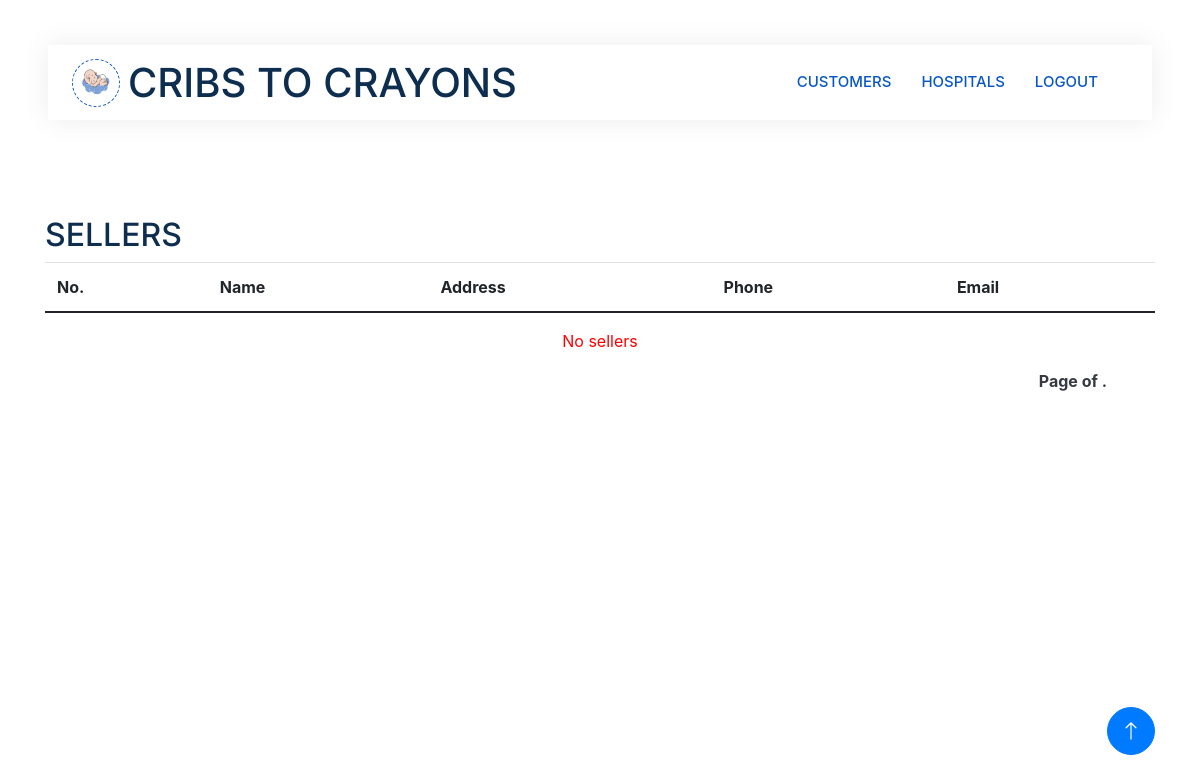
/adminseller (signed in), run on an earlier commit of the app's database.
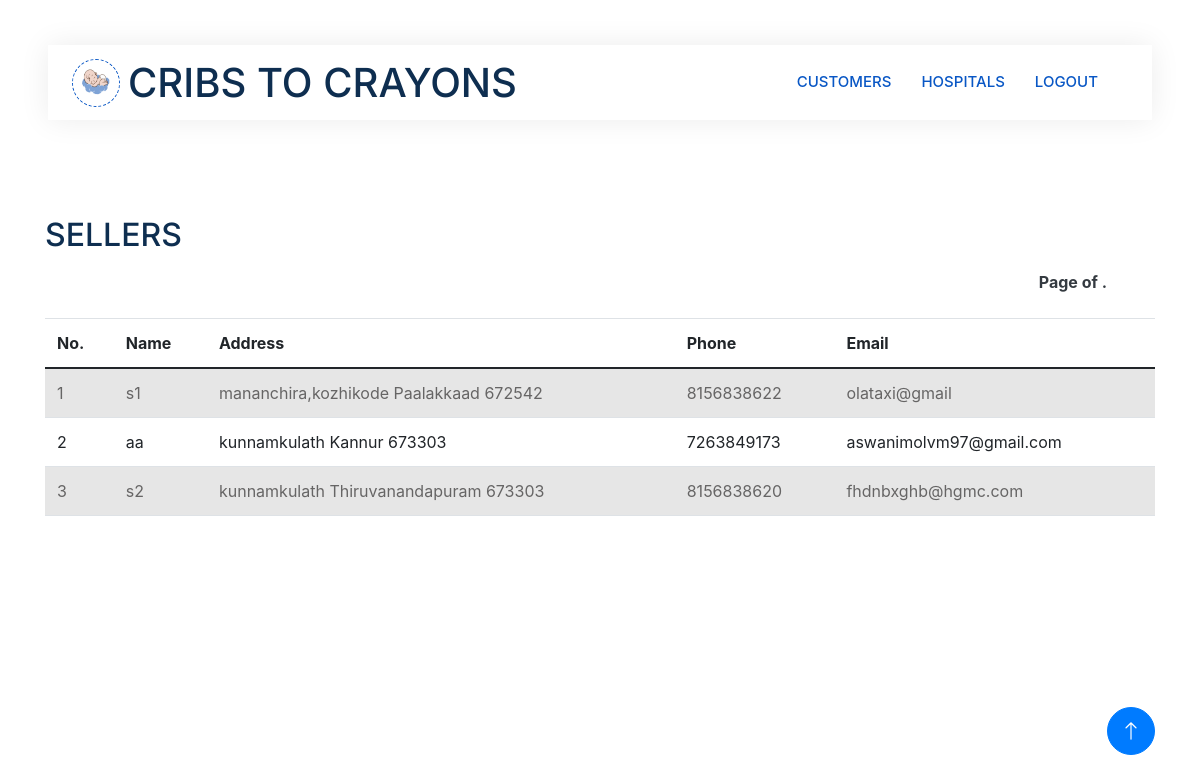
And on a later commit of the database.
### app1/models.py (models this page shows, shortened)
class Seller(models.Model):
    login_id=models.ForeignKey(LoginUser,on_delete=models.CASCADE)
    seller_name=models.CharField(max_length=20)
    street=models.CharField(max_length=50)
    district=models.CharField(max_length=50)
    pincode=models.IntegerField()
    Email=models.EmailField()
    phone=models.IntegerField()

### app1/views.py (the view)
# urls.py: path('adminseller',views.admin_seller,name="adminseller"),
@login_required(login_url='login/')
def admin_seller(request):
    seller_data=Seller.objects.all()
    context={
        'seller':seller_data
    }
    return render(request,'admin/sellerview.html',context)

### template/admin/sellerview.html (shortened to what this page needs)
<!DOCTYPE html>
<html lang="en">
{% load static %}
<head>
    <link rel="stylesheet" href="https://cdnjs.cloudflare.com/ajax/libs/font-awesome/6.5.1/css/all.min.css" />
    <link href="https://cdnjs.cloudflare.com/ajax/libs/font-awesome/5.10.0/css/all.min.css" rel="stylesheet">
    <link href="https://cdn.jsdelivr.net/npm/bootstrap-icons@1.4.1/font/bootstrap-icons.css" rel="stylesheet">
    <link href="{% static 'js/animate.min.css' %}" rel="stylesheet">
    <link href="{% static 'js/owl.carousel.min.css' %}" rel="stylesheet">
    <link href="{% static 'css/bootstrap.min.css' %}" rel="stylesheet">
    <link rel="stylesheet" href="https://stackpath.bootstrapcdn.com/bootstrap/4.5.2/css/bootstrap.min.css">
    <link href="{% static 'css/style.css' %}" rel="stylesheet">
</head>
<body>
    <div class="container-xxl bg-white p-0">
        <div class="container-fluid nav-bar bg-transparent">
            <nav class="navbar navbar-expand-lg bg-white navbar-light py-0 px-4">
                <a href="" class="navbar-brand d-flex align-items-center text-center">
                    <div class="icon p-2 me-2">
                        <img class="img-fluid" src="{% static 'img/logo.gif' %}" alt="Icon" style="width: 30px; height: 30px;">
                    </div>
                    <h1 class="m-0 " >CRIBS TO CRAYONS</h1>
                </a>
                <div class="collapse navbar-collapse" id="navbarCollapse">
                    <div class="navbar-nav ms-auto">
                              <a href="{% url 'admincustomer'%}" class="nav-item nav-link active">CUSTOMERS </a>
                              <a href="{% url 'adminhospital' %}" class="nav-item nav-link active">HOSPITALS</a>
                        <a href="{% url 'login'%}" class="nav-item nav-link active" >LOGOUT</a>
                    </div>
                  </div>
                </div>
        </div>
<br>
<br>
<br>
<br>
<div class="container">
    <h2>SELLERS</h2>
    <table class="table table-striped">
      <thead>
        <tr>
          <th>No.</th>
          <th>Name</th>
          <th>Address</th>
          <th>Phone</th>
          <th>Email</th>
        </tr>
      </thead>
      <tbody>
        {% if seller %}
        {% for i in seller %}
        <tr>
          <td>{{ forloop.counter}}</td>
         <td>{{ i.seller_name }}</td>
         <td>{{ i.street }}
         {{ i.district }}
         {{ i.pincode }}</td>
         <td>{{ i.phone }}</td>
         <td>{{ i.Email }}</td>
        {% endfor %}
      {% else %}
    </tbody>
  </table>
  <div style="color: red; text-align: center;">
    <p>No sellers</p>
  </div>
  {% endif %}
  <div class="pagination mt-3 d-flex justify-content-end pe-5 mb-4  fw-bold text-white text-end ">
    <span class="step-links  ">
      <span class="current text-dark">
        Page {{ seller.number }} of {{ seller.paginator.num_pages }}.
      </span>
    </span>
  </div>
  </div>
  <a href="#" class="btn btn-lg btn-primary btn-lg-square back-to-top"><i class="bi bi-arrow-up"></i></a>
</body>
</html>

### static/css/style.css (style rules this page uses)
:root { --primary: #0957c5; --secondary: #2264ff; --light: #EFFDF5; --dark: #2551d3; }
.back-to-top { position: fixed; display: none; right: 45px; bottom: 45px; z-index: 99; }
.btn { transition: .5s; }
.btn.btn-primary, .btn.btn-secondary { color: #FFFFFF; }
.btn-lg-square { width: 48px; height: 48px; }
.btn-square, .btn-sm-square, .btn-lg-square { padding: 0; display: flex; align-items: center; justify-content: center; font-weight: normal; border-radius: 50px; }
.nav-bar { position: relative; margin-top: 45px; padding: 0 3rem; transition: .5s; z-index: 9999; }
.navbar { box-shadow: 0 0 30px rgba(0, 0, 0, .08); }
.navbar-light .navbar-nav .nav-link { margin-right: 30px; padding: 25px 0; color: #5288e0; font-size: 15px; text-transform: uppercase; outline: none; }
.navbar-light .navbar-nav .nav-link:hover, .navbar-light .navbar-nav .nav-link.active { color: var(--primary); }
.navbar-light .navbar-brand { height: 75px; }
.navbar-light .navbar-nav .nav-link { color: var(--dark); font-weight: 500; }
.icon { padding: 15px; display: inline-flex; align-items: center; justify-content: center; background: #FFFFFF !important; border-radius: 50px; border: 1px dashed var(--primary) !important; }

What changed in the data, as far as the page shows it:
added Seller: seller_name "s1", street "mananchira,kozhikode", district "Paalakkaad", pincode "672542", phone "8156838622", Email "olataxi@gmail"
added Seller: seller_name "aa", street "kunnamkulath", district "Kannur", pincode "673303", phone "7263849173", Email "aswanimolvm97@gmail.com"
added Seller: seller_name "s2", street "kunnamkulath", district "Thiruvanandapuram", pincode "673303", phone "8156838620", Email "fhdnbxghb@hgmc.com"
Also different on the page:
text no longer shown: "No sellers"
